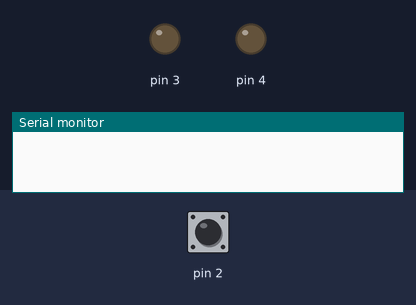
This sketch was run on a simulated Arduino Uno, built with avr-gcc and run on an emulated ATmega328P. Shown: output pins drawn as LEDs (lit = HIGH), the last lines printed to the serial monitor. The test bench sets the inputs (shaded band); at power-on: pin 2 HIGH.

Above: at 1.2 s.
1.3 s: pin 2 pulled LOW for 0.15 s
At 1.8 s:
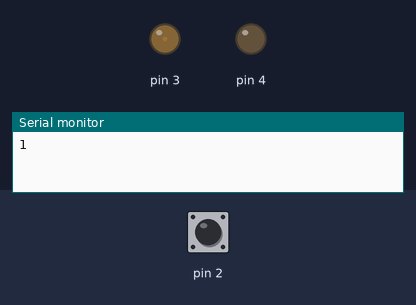
2.9 s: pin 2 pulled LOW for 1 s
At 4.2 s:
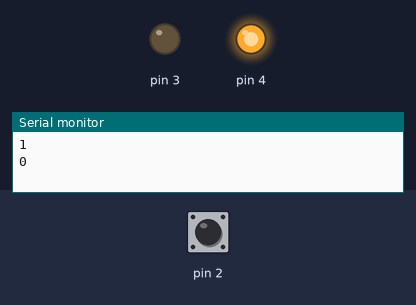
5.4 s: pin 2 pulled LOW for 3.2 s
At 6.1 s:
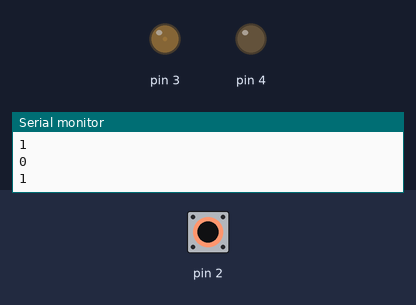
Timing chart, 0 to 8.4 s (numbered marks = the images above; inputs shaded):
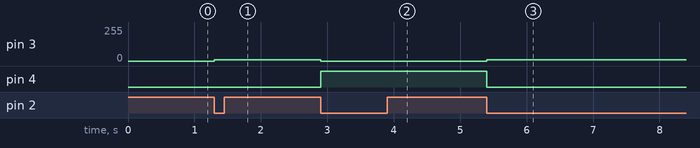

Measured:
- after the input at 1.3 s, pin 3: 0/255 → 8/255 at once
- after the input at 2.9 s, pin 3: 8/255 → 0/255 at once; pin 4: LOW → HIGH at once
- after the input at 5.4 s, pin 3: 0/255 → 8/255 at once; pin 4: HIGH → LOW at once

The sketch:

smart_light_control.ino
```cpp
void setup() {
  // put your setup code here, to run once:
  pinMode(2,INPUT_PULLUP);
  pinMode(3,OUTPUT);
  pinMode(4,OUTPUT);
  Serial.begin(9600);
}
bool x=0;
void loop() {
  // put your main code here, to run repeatedly:
  if(!digitalRead(2)){
    digitalWrite(4,x);
    analogWrite(3,8*(x=!x));
    Serial.println(x);
    while(!digitalRead(2)){
      delay(50);
    }
  }

}
```
